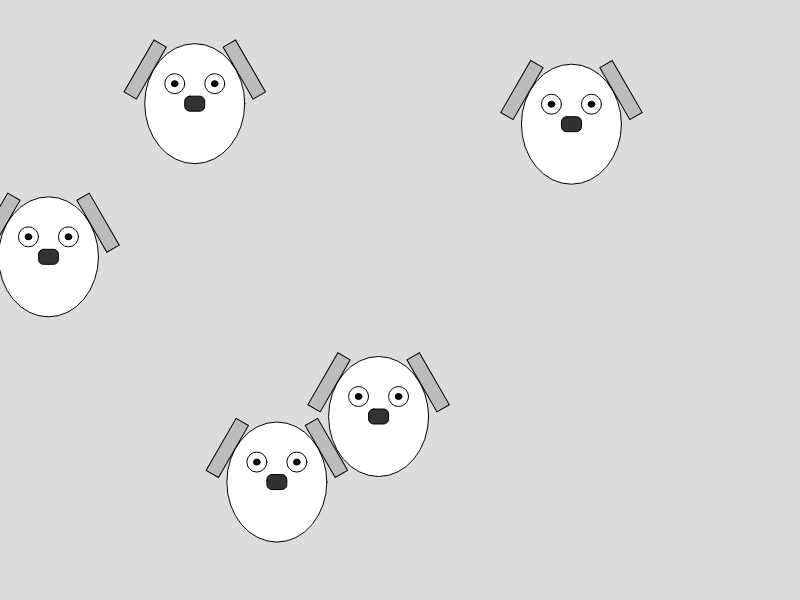
Frame 1 (no input)
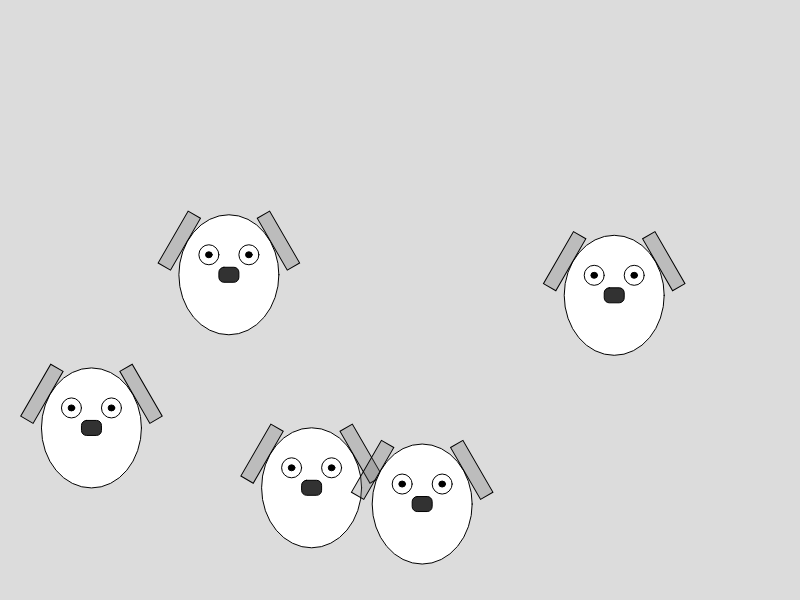
Frame 60 (no input)
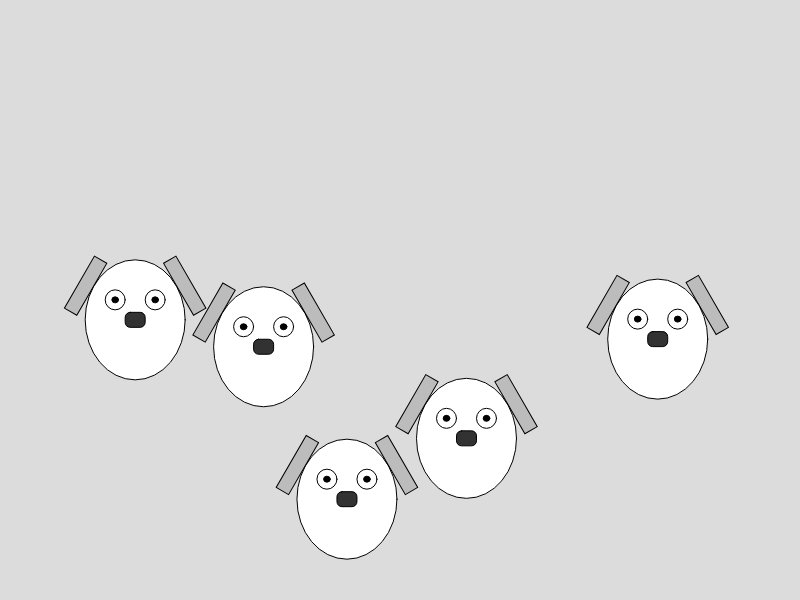
Frame 120 (the mouse pressed at the canvas centre since frame 60)

The p5.js sketch that drew these frames (run headless with seeded random() and noise() and a simulated clock; from frame 60 on, the mouse is pressed at the canvas centre):

// p5.js sketch
// ── sketch.js
let fidos = new Array(5);

function setup() {
	createCanvas(800, 600);
	// x, y, w, h, xspeed, yspeed
	for (var i = 0; i < fidos.length; i++) {
		fidos[i] = new Fido(random(width), random(height), 100, 120, random(.5, .8), 0);
	}
}

function draw() {
	background(220);
	for (var i = 0; i < fidos.length; i++) {
		fidos[i].display();
		fidos[i].move();
	}
	//noLoop();
}

function mousePressed() {
	for (let i = 0; i < fidos.length; i++) {
		fidos[i].click(mouseX, mouseY);
	}
}

class Fido {
	constructor(x, y, w, h, xspeed, yspeed) {
		this.x = x;
		this.y = y;
		this.w = w;
		this.h = h;
		this.xspeed = xspeed;
		this.yspeed = yspeed;

		this.xdir = 1;
		this.ydir = 1;
		this.gravity = .1;

		this.on = false;
	}

	display() {
		//background(220)
		ellipseMode(CENTER);
		rectMode(CENTER);

		//head
		fill(255); 
		ellipse(this.x, this.y, this.w, this.h);

		//eyes
		ellipse(this.x - this.w/5, this.y - this.h/6, 
		      this.w/5, this.h/6);
		ellipse(this.x + this.w/5, this.y - this.h/6, 
		      this.w/5, this.h/6);

		//pupils
		fill(0);
		ellipse(this.x - this.w/5, this.y - this.h/6, 
		      this.w/15, this.h/20);
		ellipse(this.x + this.w/5, this.y - this.h/6, 
		      this.w/15, this.h/20);

		//nose
		if(this.on) {
			fill(255);
		} else {
			fill(50);
		}
		rect(this.x, this.y, this.w/5, this.h/8, 5);

		//ears
		fill(100, 100, 100, 67);
		push();
			translate(this.x, this.y);
			rotate(PI / 6.0);
			rect(-this.w*.6, -(this.h *.04), this.w/7, this.h/2);
		pop();

		push();
			translate(this.x, this.y);
			rotate(PI / -6.0);
			rect(this.w*.6, -(this.h *.04), this.w/7, this.h/2);
		pop();
	}

	move() {
		this.y = this.y + this.yspeed;

		this.yspeed = this.yspeed + this.gravity;

		this.x = this.x + this.xspeed * this.xdir;

		// this works without checking if xdir > 0.  
		// not sure why it's necessary
		if (this.x > width - this.w/2 && this.xdir > 0) {
			this.x = width - this.w/2;
			this.xdir *= -1;
		}

		if (this.x < this.w/2 && this.xdir < 0) {
			this.x = this.w/2;
			this.xdir *= -1;
		}

		if (this.y > height - this.h/2) {
			this.y = height - this.h/2;
			this.yspeed *= -.95;
		}
	}

	click(mx, my) {
		//click on face to turn nose to white or black
		if (mx > this.x - (this.w/2) && mx < this.x + this.w/2
			&& my > this.y - this.h/2 && my < this.y + this.h/2) {
			this.on = !this.on;
		}


	}
}
